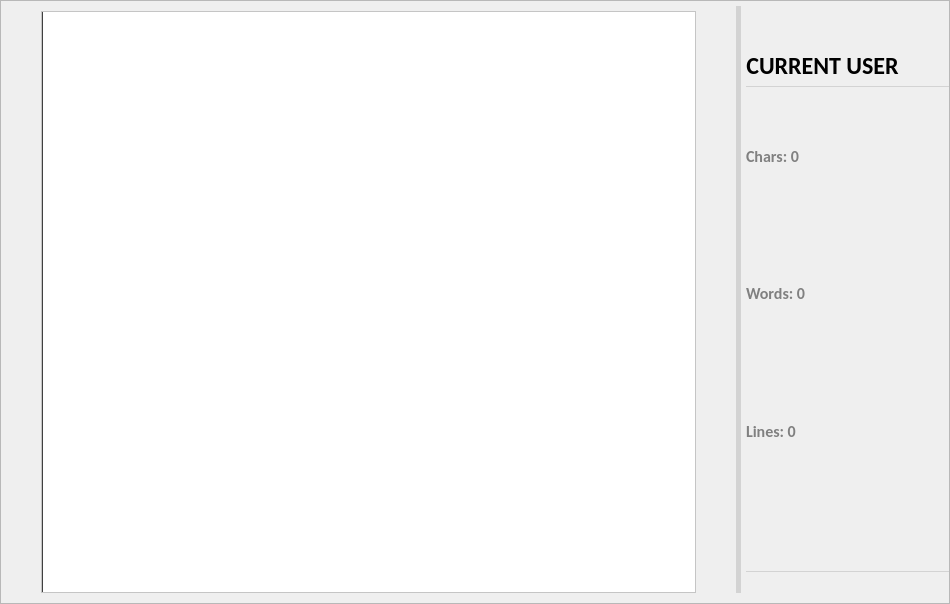
<?xml version="1.0" encoding="UTF-8"?>
<ui version="4.0">
 <class>NoteBook</class>
 <widget class="QMainWindow" name="NoteBook">
  <property name="geometry">
   <rect>
    <x>0</x>
    <y>0</y>
    <width>950</width>
    <height>604</height>
   </rect>
  </property>
  <property name="minimumSize">
   <size>
    <width>950</width>
    <height>500</height>
   </size>
  </property>
  <property name="windowTitle">
   <string>MainWindow</string>
  </property>
  <widget class="QWidget" name="centralwidget">
   <property name="minimumSize">
    <size>
     <width>950</width>
     <height>500</height>
    </size>
   </property>
   <property name="styleSheet">
    <string notr="true">#centralwidget{
background: url(:/image/Editor/sfondo.png);
}</string>
   </property>
   <layout class="QGridLayout" name="gridLayout">
    <property name="leftMargin">
     <number>0</number>
    </property>
    <property name="topMargin">
     <number>0</number>
    </property>
    <property name="rightMargin">
     <number>0</number>
    </property>
    <property name="bottomMargin">
     <number>0</number>
    </property>
    <property name="spacing">
     <number>0</number>
    </property>
    <item row="2" column="0">
     <layout class="QHBoxLayout" name="horizontalLayout_2">
      <property name="sizeConstraint">
       <enum>QLayout::SetFixedSize</enum>
      </property>
      <item>
       <widget class="QFrame" name="editorFrame">
        <property name="sizePolicy">
         <sizepolicy hsizetype="Preferred" vsizetype="Preferred">
          <horstretch>0</horstretch>
          <verstretch>0</verstretch>
         </sizepolicy>
        </property>
        <property name="minimumSize">
         <size>
          <width>821</width>
          <height>20</height>
         </size>
        </property>
        <property name="font">
         <font>
          <family>Calibri</family>
          <pointsize>14</pointsize>
         </font>
        </property>
        <property name="styleSheet">
         <string notr="true"/>
        </property>
        <property name="frameShape">
         <enum>QFrame::StyledPanel</enum>
        </property>
        <property name="frameShadow">
         <enum>QFrame::Raised</enum>
        </property>
        <property name="midLineWidth">
         <number>0</number>
        </property>
        <layout class="QVBoxLayout" name="verticalLayout_3">
         <property name="spacing">
          <number>0</number>
         </property>
         <property name="leftMargin">
          <number>0</number>
         </property>
         <property name="topMargin">
          <number>0</number>
         </property>
         <property name="rightMargin">
          <number>0</number>
         </property>
         <property name="bottomMargin">
          <number>0</number>
         </property>
         <item>
          <layout class="QHBoxLayout" name="horizontalLayout_5">
           <property name="spacing">
            <number>0</number>
           </property>
           <property name="sizeConstraint">
            <enum>QLayout::SetMinimumSize</enum>
           </property>
           <property name="leftMargin">
            <number>0</number>
           </property>
          </layout>
         </item>
         <item>
          <layout class="QHBoxLayout" name="horizontalLayout_10">
           <property name="spacing">
            <number>5</number>
           </property>
           <property name="sizeConstraint">
            <enum>QLayout::SetFixedSize</enum>
           </property>
           <property name="leftMargin">
            <number>40</number>
           </property>
           <property name="topMargin">
            <number>5</number>
           </property>
           <property name="rightMargin">
            <number>0</number>
           </property>
           <property name="bottomMargin">
            <number>10</number>
           </property>
           <item>
            <layout class="QVBoxLayout" name="verticalLayout_5">
             <property name="spacing">
              <number>14</number>
             </property>
             <property name="leftMargin">
              <number>0</number>
             </property>
             <property name="topMargin">
              <number>5</number>
             </property>
             <property name="rightMargin">
              <number>35</number>
             </property>
             <item>
              <widget class="TextEditor" name="RealTextEdit">
               <property name="sizePolicy">
                <sizepolicy hsizetype="MinimumExpanding" vsizetype="MinimumExpanding">
                 <horstretch>0</horstretch>
                 <verstretch>0</verstretch>
                </sizepolicy>
               </property>
               <property name="minimumSize">
                <size>
                 <width>500</width>
                 <height>0</height>
                </size>
               </property>
               <property name="font">
                <font>
                 <family>Times New Roman</family>
                 <pointsize>14</pointsize>
                 <weight>50</weight>
                 <bold>false</bold>
                 <strikeout>false</strikeout>
                </font>
               </property>
               <property name="contextMenuPolicy">
                <enum>Qt::CustomContextMenu</enum>
               </property>
               <property name="styleSheet">
                <string notr="true"> #RealTextEdit{  
background: #FFFFFF; 
border-left: 2px solid #404040
;}</string>
               </property>
              </widget>
             </item>
            </layout>
           </item>
           <item>
            <widget class="Line" name="line">
             <property name="sizePolicy">
              <sizepolicy hsizetype="Minimum" vsizetype="MinimumExpanding">
               <horstretch>0</horstretch>
               <verstretch>0</verstretch>
              </sizepolicy>
             </property>
             <property name="minimumSize">
              <size>
               <width>5</width>
               <height>0</height>
              </size>
             </property>
             <property name="maximumSize">
              <size>
               <width>5</width>
               <height>16777215</height>
              </size>
             </property>
             <property name="styleSheet">
              <string notr="true">border:none;
background-color: lightgrey;

</string>
             </property>
             <property name="orientation">
              <enum>Qt::Vertical</enum>
             </property>
            </widget>
           </item>
           <item>
            <layout class="QVBoxLayout" name="verticalLayout_4">
             <item>
              <layout class="QHBoxLayout" name="horizontalLayout">
               <property name="spacing">
                <number>0</number>
               </property>
               <property name="sizeConstraint">
                <enum>QLayout::SetDefaultConstraint</enum>
               </property>
               <item>
                <layout class="QVBoxLayout" name="verticalLayout">
                 <property name="spacing">
                  <number>0</number>
                 </property>
                 <property name="leftMargin">
                  <number>0</number>
                 </property>
                 <property name="rightMargin">
                  <number>0</number>
                 </property>
                 <item>
                  <spacer name="verticalSpacer_2">
                   <property name="orientation">
                    <enum>Qt::Vertical</enum>
                   </property>
                   <property name="sizeType">
                    <enum>QSizePolicy::Maximum</enum>
                   </property>
                   <property name="sizeHint" stdset="0">
                    <size>
                     <width>20</width>
                     <height>40</height>
                    </size>
                   </property>
                  </spacer>
                 </item>
                 <item>
                  <layout class="QHBoxLayout" name="horizontalLayout_7">
                   <property name="spacing">
                    <number>10</number>
                   </property>
                   <item>
                    <widget class="QLabel" name="labelUser">
                     <property name="sizePolicy">
                      <sizepolicy hsizetype="Minimum" vsizetype="Minimum">
                       <horstretch>0</horstretch>
                       <verstretch>0</verstretch>
                      </sizepolicy>
                     </property>
                     <property name="minimumSize">
                      <size>
                       <width>0</width>
                       <height>40</height>
                      </size>
                     </property>
                     <property name="maximumSize">
                      <size>
                       <width>16777215</width>
                       <height>40</height>
                      </size>
                     </property>
                     <property name="font">
                      <font>
                       <family>Calibri</family>
                       <pointsize>18</pointsize>
                       <weight>75</weight>
                       <bold>true</bold>
                      </font>
                     </property>
                     <property name="layoutDirection">
                      <enum>Qt::LeftToRight</enum>
                     </property>
                     <property name="styleSheet">
                      <string notr="true">#labelCollab{
	background-color:transparent;
	color: #505050;
	border-bottom: 2px solid lightgrey;
}</string>
                     </property>
                     <property name="text">
                      <string>CURRENT USER</string>
                     </property>
                     <property name="alignment">
                      <set>Qt::AlignCenter</set>
                     </property>
                    </widget>
                   </item>
                   <item>
                    <spacer name="horizontalSpacer">
                     <property name="orientation">
                      <enum>Qt::Horizontal</enum>
                     </property>
                     <property name="sizeType">
                      <enum>QSizePolicy::Preferred</enum>
                     </property>
                     <property name="sizeHint" stdset="0">
                      <size>
                       <width>50</width>
                       <height>20</height>
                      </size>
                     </property>
                    </spacer>
                   </item>
                  </layout>
                 </item>
                 <item>
                  <widget class="Line" name="line_2">
                   <property name="minimumSize">
                    <size>
                     <width>0</width>
                     <height>1</height>
                    </size>
                   </property>
                   <property name="maximumSize">
                    <size>
                     <width>16777215</width>
                     <height>1</height>
                    </size>
                   </property>
                   <property name="styleSheet">
                    <string notr="true">border:none;
background-color: lightgrey;

</string>
                   </property>
                   <property name="orientation">
                    <enum>Qt::Horizontal</enum>
                   </property>
                  </widget>
                 </item>
                 <item>
                  <widget class="QLabel" name="label">
                   <property name="font">
                    <font>
                     <family>Calibri</family>
                     <pointsize>12</pointsize>
                     <weight>75</weight>
                     <bold>true</bold>
                    </font>
                   </property>
                   <property name="styleSheet">
                    <string notr="true">color:grey;</string>
                   </property>
                   <property name="text">
                    <string>Chars: 0</string>
                   </property>
                  </widget>
                 </item>
                 <item>
                  <widget class="QLabel" name="label_2">
                   <property name="font">
                    <font>
                     <family>Calibri</family>
                     <pointsize>12</pointsize>
                     <weight>75</weight>
                     <bold>true</bold>
                    </font>
                   </property>
                   <property name="styleSheet">
                    <string notr="true">color:grey;</string>
                   </property>
                   <property name="text">
                    <string>Words: 0</string>
                   </property>
                  </widget>
                 </item>
                 <item>
                  <widget class="QLabel" name="label_3">
                   <property name="font">
                    <font>
                     <family>Calibri</family>
                     <pointsize>12</pointsize>
                     <weight>75</weight>
                     <bold>true</bold>
                    </font>
                   </property>
                   <property name="styleSheet">
                    <string notr="true">color:grey;</string>
                   </property>
                   <property name="text">
                    <string>Lines: 0</string>
                   </property>
                  </widget>
                 </item>
                 <item>
                  <spacer name="verticalSpacer_3">
                   <property name="orientation">
                    <enum>Qt::Vertical</enum>
                   </property>
                   <property name="sizeType">
                    <enum>QSizePolicy::Minimum</enum>
                   </property>
                   <property name="sizeHint" stdset="0">
                    <size>
                     <width>20</width>
                     <height>6</height>
                    </size>
                   </property>
                  </spacer>
                 </item>
                 <item>
                  <spacer name="verticalSpacer_5">
                   <property name="orientation">
                    <enum>Qt::Vertical</enum>
                   </property>
                   <property name="sizeType">
                    <enum>QSizePolicy::Maximum</enum>
                   </property>
                   <property name="sizeHint" stdset="0">
                    <size>
                     <width>20</width>
                     <height>40</height>
                    </size>
                   </property>
                  </spacer>
                 </item>
                 <item>
                  <spacer name="verticalSpacer">
                   <property name="orientation">
                    <enum>Qt::Vertical</enum>
                   </property>
                   <property name="sizeType">
                    <enum>QSizePolicy::Minimum</enum>
                   </property>
                   <property name="sizeHint" stdset="0">
                    <size>
                     <width>20</width>
                     <height>10</height>
                    </size>
                   </property>
                  </spacer>
                 </item>
                 <item>
                  <spacer name="verticalSpacer_7">
                   <property name="orientation">
                    <enum>Qt::Vertical</enum>
                   </property>
                   <property name="sizeType">
                    <enum>QSizePolicy::Minimum</enum>
                   </property>
                   <property name="sizeHint" stdset="0">
                    <size>
                     <width>20</width>
                     <height>15</height>
                    </size>
                   </property>
                  </spacer>
                 </item>
                 <item>
                  <widget class="Line" name="line_3">
                   <property name="minimumSize">
                    <size>
                     <width>0</width>
                     <height>1</height>
                    </size>
                   </property>
                   <property name="maximumSize">
                    <size>
                     <width>16777215</width>
                     <height>1</height>
                    </size>
                   </property>
                   <property name="styleSheet">
                    <string notr="true">border:none;
background-color: lightgrey;

</string>
                   </property>
                   <property name="orientation">
                    <enum>Qt::Horizontal</enum>
                   </property>
                  </widget>
                 </item>
                 <item>
                  <spacer name="verticalSpacer_8">
                   <property name="orientation">
                    <enum>Qt::Vertical</enum>
                   </property>
                   <property name="sizeType">
                    <enum>QSizePolicy::Minimum</enum>
                   </property>
                   <property name="sizeHint" stdset="0">
                    <size>
                     <width>20</width>
                     <height>15</height>
                    </size>
                   </property>
                  </spacer>
                 </item>
                 <item>
                  <spacer name="verticalSpacer_9">
                   <property name="orientation">
                    <enum>Qt::Vertical</enum>
                   </property>
                   <property name="sizeType">
                    <enum>QSizePolicy::Minimum</enum>
                   </property>
                   <property name="sizeHint" stdset="0">
                    <size>
                     <width>20</width>
                     <height>6</height>
                    </size>
                   </property>
                  </spacer>
                 </item>
                </layout>
               </item>
              </layout>
             </item>
            </layout>
           </item>
          </layout>
         </item>
        </layout>
       </widget>
      </item>
     </layout>
    </item>
   </layout>
  </widget>
  <action name="actionNew">
   <property name="text">
    <string>Nuovo Documento</string>
   </property>
   <property name="shortcut">
    <string>Ctrl+N</string>
   </property>
  </action>
  <action name="actionSave">
   <property name="icon">
    <iconset>
     <normalon>:/image/Editor/save(1).png</normalon>
    </iconset>
   </property>
   <property name="text">
    <string>Salva</string>
   </property>
   <property name="shortcut">
    <string>Ctrl+S</string>
   </property>
  </action>
  <action name="actionFullscreen">
   <property name="checkable">
    <bool>true</bool>
   </property>
   <property name="text">
    <string>Schermo Intero</string>
   </property>
   <property name="toolTip">
    <string>Schermo Intero</string>
   </property>
   <property name="shortcut">
    <string>Ctrl+F11</string>
   </property>
  </action>
  <action name="actionAbout">
   <property name="text">
    <string>?</string>
   </property>
   <property name="shortcut">
    <string>Ctrl+H</string>
   </property>
  </action>
  <action name="actionClose">
   <property name="text">
    <string>Chiudi Documento</string>
   </property>
   <property name="shortcut">
    <string>Ctrl+Q</string>
   </property>
  </action>
  <action name="actionInvita_tramite_URI">
   <property name="text">
    <string>Invita tramite URI</string>
   </property>
  </action>
  <action name="actionEsporta_come_PDF">
   <property name="icon">
    <iconset>
     <normaloff>:/image/Editor/save(1).png</normaloff>:/image/Editor/save(1).png</iconset>
   </property>
   <property name="text">
    <string>Esporta come PDF</string>
   </property>
   <property name="shortcut">
    <string>Ctrl+S</string>
   </property>
  </action>
  <action name="actionRinomina">
   <property name="text">
    <string>Rinomina</string>
   </property>
   <property name="shortcut">
    <string>Ctrl+R</string>
   </property>
  </action>
  <action name="actionDark_Mode">
   <property name="icon">
    <iconset>
     <normaloff>:/image/Editor/DarkMoon.png</normaloff>:/image/Editor/DarkMoon.png</iconset>
   </property>
   <property name="text">
    <string>Modalità Notte</string>
   </property>
   <property name="toolTip">
    <string>Modalità Notte</string>
   </property>
   <property name="shortcut">
    <string>Ctrl+D</string>
   </property>
  </action>
  <action name="actionCollaboratori">
   <property name="text">
    <string>Nascondi Collaboratori</string>
   </property>
  </action>
  <action name="actionGrassetto">
   <property name="checkable">
    <bool>false</bool>
   </property>
   <property name="icon">
    <iconset>
     <normaloff>:/image/Editor/v2bold.png</normaloff>:/image/Editor/v2bold.png</iconset>
   </property>
   <property name="text">
    <string>Grassetto</string>
   </property>
   <property name="shortcut">
    <string>Ctrl+B</string>
   </property>
  </action>
  <action name="actionCorsivo">
   <property name="checkable">
    <bool>false</bool>
   </property>
   <property name="icon">
    <iconset>
     <normaloff>:/image/Editor/v2italic.png</normaloff>:/image/Editor/v2italic.png</iconset>
   </property>
   <property name="text">
    <string>Corsivo</string>
   </property>
   <property name="shortcut">
    <string>Ctrl+I</string>
   </property>
  </action>
  <action name="actionSottolineato">
   <property name="checkable">
    <bool>false</bool>
   </property>
   <property name="icon">
    <iconset>
     <normaloff>:/image/Editor/v2underline.png</normaloff>:/image/Editor/v2underline.png</iconset>
   </property>
   <property name="text">
    <string>Sottolineato</string>
   </property>
   <property name="shortcut">
    <string>Ctrl+U</string>
   </property>
  </action>
  <action name="actionEsci">
   <property name="text">
    <string>Esci</string>
   </property>
   <property name="shortcut">
    <string>Ctrl+Shift+Q</string>
   </property>
  </action>
  <action name="actionSeleziona_Tutto">
   <property name="text">
    <string>Seleziona Tutto</string>
   </property>
   <property name="shortcut">
    <string>Ctrl+A</string>
   </property>
  </action>
  <action name="actionToolbar">
   <property name="text">
    <string>Toolbar</string>
   </property>
   <property name="shortcut">
    <string>Ctrl+M</string>
   </property>
  </action>
  <action name="actionOpzioni">
   <property name="text">
    <string>Opzioni</string>
   </property>
   <property name="shortcut">
    <string>Ctrl+O</string>
   </property>
  </action>
 </widget>
 <customwidgets>
  <customwidget>
   <class>TextEditor</class>
   <extends>QTextEdit</extends>
   <header location="global">headers/TextEditor.h</header>
  </customwidget>
 </customwidgets>
 <resources>
  <include location="Risorse.qrc"/>
 </resources>
 <connections/>
</ui>
